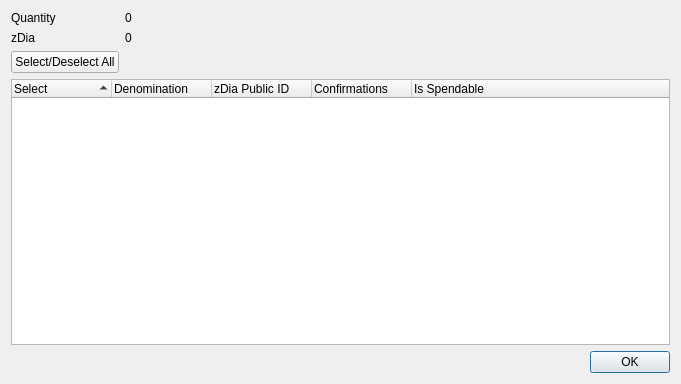
<?xml version="1.0" encoding="UTF-8"?>
<ui version="4.0">
 <class>ZDiaControlDialog</class>
 <widget class="QDialog" name="ZDiaControlDialog">
  <property name="geometry">
   <rect>
    <x>0</x>
    <y>0</y>
    <width>681</width>
    <height>384</height>
   </rect>
  </property>
  <property name="minimumSize">
   <size>
    <width>681</width>
    <height>384</height>
   </size>
  </property>
  <property name="windowTitle">
   <string>Select zDia to Spend</string>
  </property>
  <layout class="QGridLayout" name="gridLayout">
   <item row="0" column="0">
    <layout class="QFormLayout" name="formLayout">
     <property name="sizeConstraint">
      <enum>QLayout::SetDefaultConstraint</enum>
     </property>
     <item row="0" column="0">
      <widget class="QLabel" name="labelQuantity">
       <property name="text">
        <string>Quantity</string>
       </property>
      </widget>
     </item>
     <item row="0" column="1">
      <widget class="QLabel" name="labelQuantity_int">
       <property name="text">
        <string>0</string>
       </property>
      </widget>
     </item>
     <item row="1" column="0">
      <widget class="QLabel" name="labelZDia">
       <property name="text">
        <string>zDia</string>
       </property>
      </widget>
     </item>
     <item row="1" column="1">
      <widget class="QLabel" name="labelZDia_int">
       <property name="text">
        <string>0</string>
       </property>
      </widget>
     </item>
     <item row="2" column="0">
      <widget class="QPushButton" name="pushButtonAll">
       <property name="text">
        <string>Select/Deselect All</string>
       </property>
      </widget>
     </item>
    </layout>
   </item>
   <item row="1" column="0">
    <layout class="QVBoxLayout" name="verticalLayout">
     <item>
      <widget class="QTreeWidget" name="treeWidget">
       <property name="minimumSize">
        <size>
         <width>0</width>
         <height>250</height>
        </size>
       </property>
       <property name="alternatingRowColors">
        <bool>true</bool>
       </property>
       <property name="sortingEnabled">
        <bool>true</bool>
       </property>
       <property name="columnCount">
        <number>5</number>
       </property>
       <attribute name="headerDefaultSectionSize">
        <number>100</number>
       </attribute>
       <column>
        <property name="text">
         <string notr="true">Select</string>
        </property>
       </column>
       <column>
        <property name="text">
         <string notr="true">Denomination</string>
        </property>
       </column>
       <column>
        <property name="text">
         <string notr="true">zDia Public ID</string>
        </property>
       </column>
       <column>
        <property name="text">
         <string notr="true">Confirmations</string>
        </property>
       </column>
       <column>
        <property name="text">
         <string>Is Spendable</string>
        </property>
       </column>
      </widget>
     </item>
     <item>
      <widget class="QDialogButtonBox" name="buttonBox">
       <property name="orientation">
        <enum>Qt::Horizontal</enum>
       </property>
       <property name="standardButtons">
        <set>QDialogButtonBox::Ok</set>
       </property>
      </widget>
     </item>
    </layout>
   </item>
  </layout>
 </widget>
 <resources/>
 <connections>
  <connection>
   <sender>buttonBox</sender>
   <signal>accepted()</signal>
   <receiver>ZDiaControlDialog</receiver>
   <slot>accept()</slot>
   <hints>
    <hint type="sourcelabel">
     <x>248</x>
     <y>254</y>
    </hint>
    <hint type="destinationlabel">
     <x>157</x>
     <y>274</y>
    </hint>
   </hints>
  </connection>
  <connection>
   <sender>buttonBox</sender>
   <signal>rejected()</signal>
   <receiver>ZDiaControlDialog</receiver>
   <slot>reject()</slot>
   <hints>
    <hint type="sourcelabel">
     <x>316</x>
     <y>260</y>
    </hint>
    <hint type="destinationlabel">
     <x>286</x>
     <y>274</y>
    </hint>
   </hints>
  </connection>
 </connections>
</ui>
